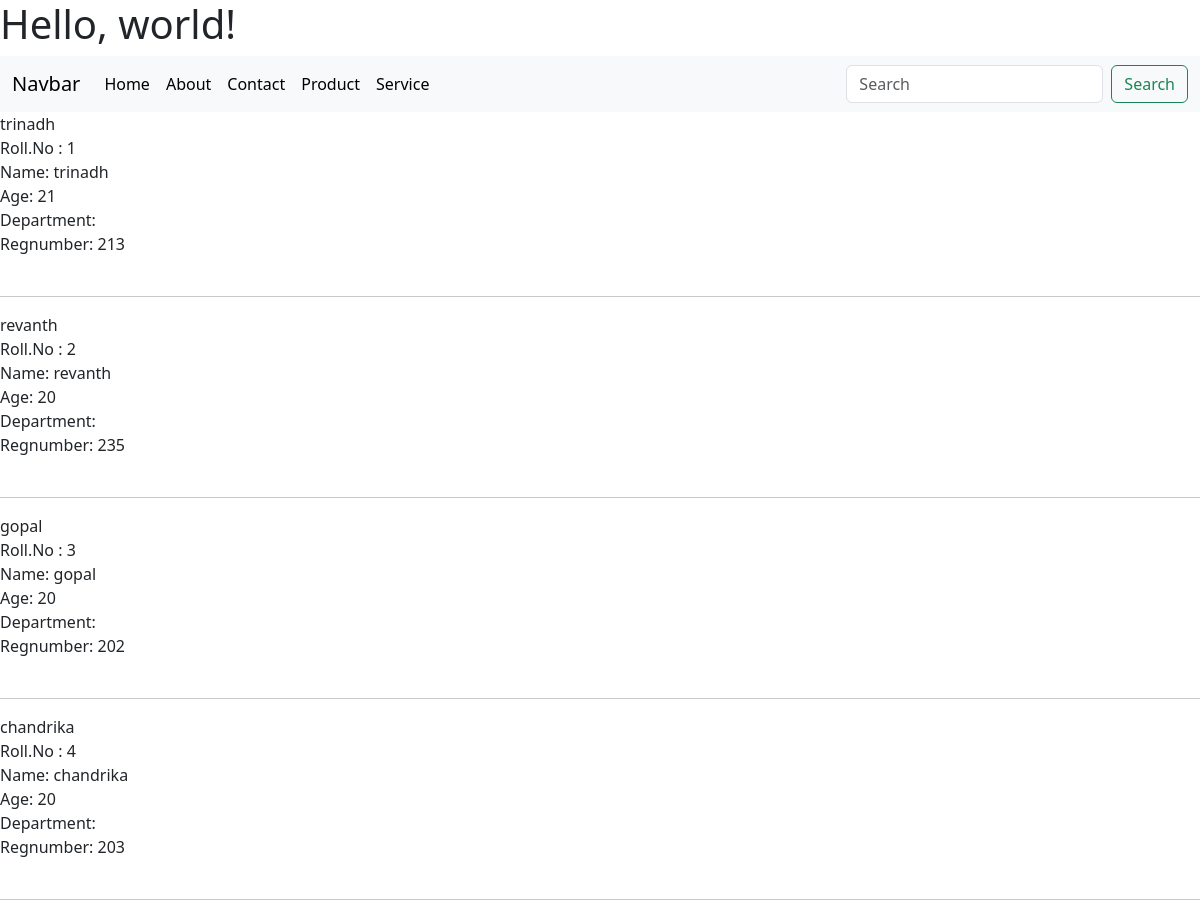
Page /student on the committed database.
### IT/models.py (models this page shows)
class Student(models.Model):
    name = models.CharField(max_length=200)
    regnumber = models.IntegerField()
    age = models.IntegerField()
    department = models.CharField(max_length=20)
    def __str__(self):
        return self.name

### IT/views.py (the view)
# urls.py: path('student',views.student, name = 'student'),
def student(request):
    stu = Student.objects.all()
    context = {'stu': stu}
    return render(request, 'student.html', context)

### templates/student.html
{% extends "base.html" %}
{% block content %}
{%  for a in stu %}
{{a}}<br>
Roll.No : {{ a.id }}<br>
Name: {{a.name}}<br>
Age: {{a.age}}<br>
Department: {{a.contact}}<br>
Regnumber: {{a.regnumber}}<br><br>
<hr>
{% endfor %}
{% endblock %}

### rows in the picture
Student: name "trinadh", id "1", age "21", regnumber "213"
Student: name "revanth", id "2", age "20", regnumber "235"
Student: name "gopal", id "3", age "20", regnumber "202"
Student: name "chandrika", id "4", age "20", regnumber "203"
